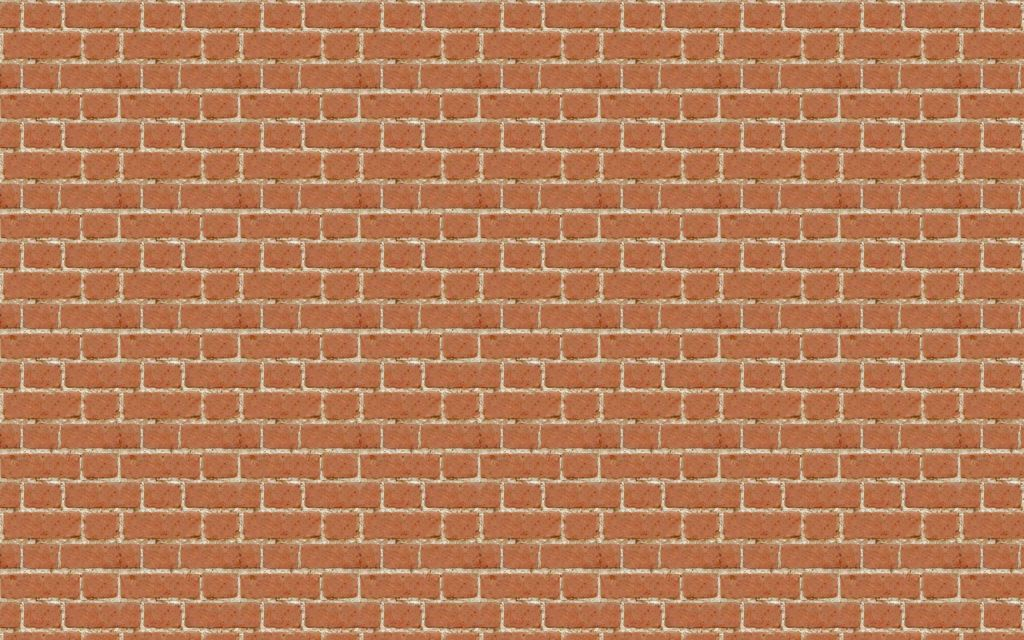
#> input picture block.jpg, 1024 x 640 px; its folder holds only this picture in this run
$ python -i second.py   (imports and definitions only)
#> lines starting #> are read from the running program, lines starting #| are printed output that depends on the picture
#> further down, picture is the input picture: shape (640, 1024, 3); mean B, G, R 86.8, 122.5, 182.3
# openCV, openGLの読み込み
import cv2
from OpenGL.GL import *
from OpenGL.GLU import *
from OpenGL.GLUT import *

from OpenGL.GL import *
from OpenGL.GLU import *
from OpenGL.GLUT import *
import sys
from PIL import Image

import numpy as np
import struct
import time

# グローバル変数
# [1 line not run here, left out]
ypos = 0.0
px = -1
py = -1
g_isLeftButtonOn = False
g_isRightButtonOn = False
xpos = 0.0
avg = None
# x = [-10, 10], y = [10, 100]
objPos = [
    [-5, 20], # 20
    [-3, 20],
    [-1, 20],
    [ 1, 20],
    [ 3, 20],
    [ 5, 20],

    [-9, 30], # 30
    [-7, 30],
    [-5, 30],
    [ 0, 30],
    [ 5, 30],
    [ 7, 30],
    [ 9, 30],

    [-9, 40], # 40
    [ 9, 40],

    [-7, 50], # 50
    [-5, 50],
    [-3, 50],
    [-1, 50],
    [ 1, 50],
    [ 3, 50],
    [ 5, 50],
    [ 7, 50],


    [-9, 60], # 60
    [-7, 60],
    [-2, 60],
    [ 0, 60],
    [ 2, 60],
    [ 7, 60],
    [ 9, 60],

    [-9, 70], # 70
    [-4, 70],
    [-2, 70],
    [ 0, 70],
    [ 2, 70],
    [ 4, 70],
    [ 9, 70],

    [-8.5, 90], # 90
    [-6, 90],
    [-4, 90],
    [-2, 90],
    [ 2, 90],
    [ 4, 90],
    [ 6, 90],
    [ 8.5, 90]
]
timer = 3.0

gameState = 0
mode = 0

direction = 0
life = 3
# 画像の選択
gTextureHandles = [0, 0, 0]

# [356 lines left out: functions main, init_GL, init, set_callback_functions, display, reshape and 4 more, not called in this run]

def move(frame):
    '''
    自分の位置を知らせる関数
    左のとき1
    中央のとき2
    右のとき3
    を返す
    '''
    global avg

    # グレースケールに変換
    gray = cv2.cvtColor(frame, cv2.COLOR_BGR2GRAY)
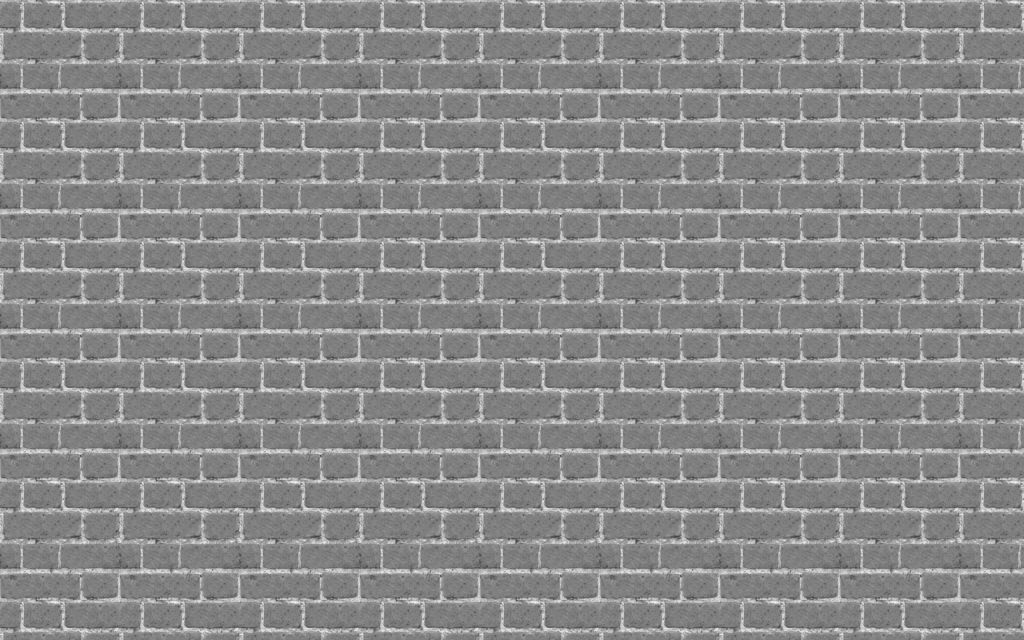
#> gray: shape (640, 1024); min 64, max 245, mean 136.3
    # 比較用のフレームを取得する
    if avg is None:
        avg = gray.copy().astype("float")
        # return 0

    # 現在のフレームと移動平均との差を計算
    cv2.accumulateWeighted(gray, avg, 0.6)
    frameDelta = cv2.absdiff(gray, cv2.convertScaleAbs(avg))
#> frameDelta: shape (640, 1024); every value is 0

    # デルタ画像を閾値処理を行う
    thresh = cv2.threshold(frameDelta, 8, 255, cv2.THRESH_BINARY)[1]
    # 画像の閾値に輪郭線を入れる
    contours, hierarchy = cv2.findContours(thresh.copy(), cv2.RETR_EXTERNAL, cv2.CHAIN_APPROX_SIMPLE)
#> contours = []
    frame = cv2.drawContours(frame, contours, -1, (0, 255, 0), 3)

    # [7 lines of commented-out code are left out]

    np_thresh = np.array(thresh)
    topicSum = np.sum(np_thresh, axis=0)
#> topicSum = 1024 values from 0 to 0

    # 現在右左中央のどこにいるのかを判定するプログラム
    left = 0
    center = 0
    right = 0

    for i in range(len(topicSum)):
        if i*3 < len(topicSum):
            right+=topicSum[i]
        elif i*3 < len(topicSum)*2:
            center += topicSum[i]
        else:
            left+=topicSum[i]
#> after the loop, center = 0; left = 0; right = 0
    if left > center and left > right:
        return 1
        # print("left")
    elif right > center and right > left:
        return 3
        # print("right")
    else:
        return 2
        # print("center")

    return 0

# [343 lines left out: functions createMe, create_object, create_road, create_road2, createClearRoad, draw_str and 2 more, not called in this run]


# [2 lines not run here, left out]

>>> import cv2
>>> picture = cv2.imread('block.jpg')
>>> result = move(picture)
#> result = 2

$ run again, on green.png
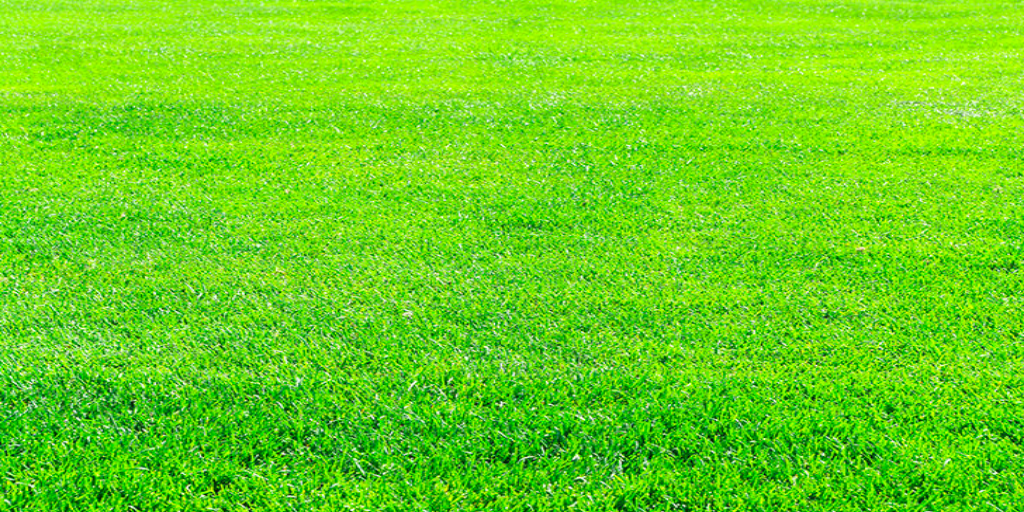
#> input picture green.png, 1024 x 512 px
#> picture is the input picture: shape (512, 1024, 3); mean B, G, R 27.9, 209.6, 107.2
#> in move, `gray = cv2.cvtColor(frame, cv2.COLOR_BGR2GRAY)`:
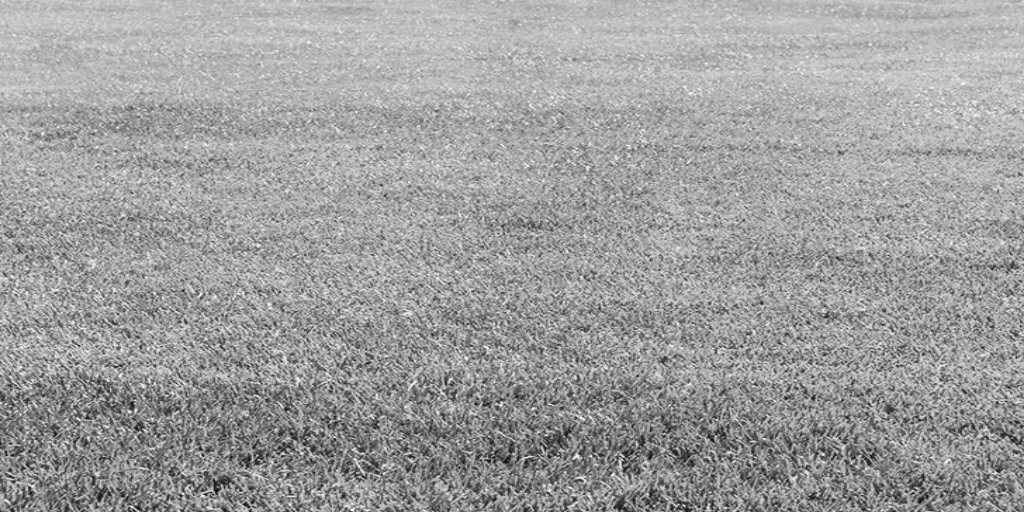
#> gray: shape (512, 1024); min 5, max 252, mean 158.3
#> frameDelta: shape (512, 1024); every value is 0
#> contours = []
#> topicSum = 1024 values from 0 to 0
#> after the loop in move, `for i in range(len(topicSum)):`: center = 0
#> result = 2
